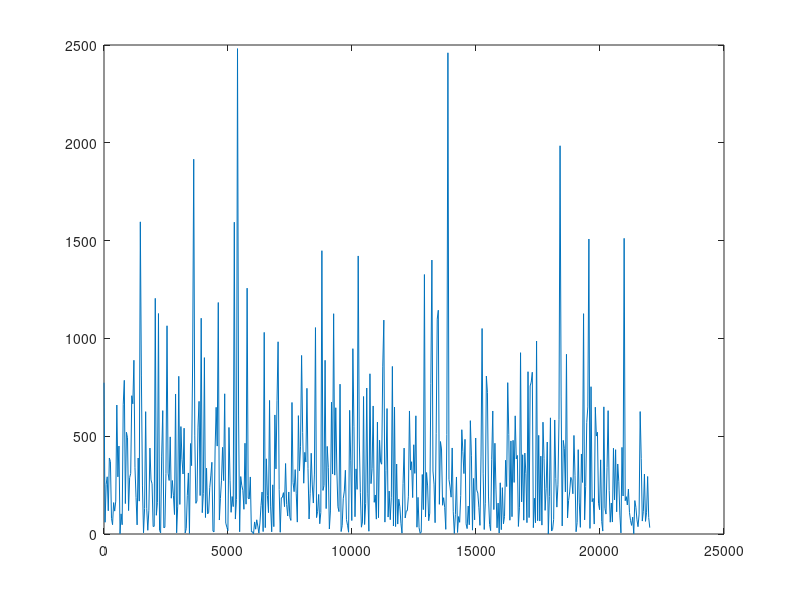

MATLAB code for this plot: (Note: this script raises an error after producing the figure.)
%lowpasswn.m
%commented 10/05/11 (SY)


%make wn file
%length of stimulus.
t=.06
totaltime=0.2
fs=44100
%lowpassfrequency
lopsvl=[4000];

stopvl=[4000 6500]
%tukey ratio
tukratio=.08;
type='stop'
npts=fs*t
rawdata=rand(npts,1)*2-1
stop=0;
low=1;

%analyze wn file
rawdatashort=rawdata(1:1024);
fftout=fft(rawdatashort)
    fftfreqs=0:((44100/2)/(length(rawdatashort)/2)):44100/2;
    fftfreqs=fftfreqs(1:end-1)
    fftout=fftout(1:end/2)
    absout=abs(fftout.^2);
    figure
    plot(fftfreqs, (absout))

    
%now make notch file...THIS LINE 
[b,a]=cheby1(8,1,[lopsvl/(fs/2)],'low')
rawdataflt=filtfilt(b,a,rawdata);

if(stop==1)
    [b,a]=cheby1(8,1,[stopvl/(fs/2)],'stop')
    rawdataflt=filtfilt(b,a,rawdataflt);
end

    %normalize
    mxvl=max(abs(rawdataflt))
    rawdatafltnrm=rawdataflt/(mxvl*1.0001);
    lng=length(rawdataflt);
    tukout=tukeywin(lng,tukratio);
    rawdatafltnrm=rawdatafltnrm.*tukout;
    rawdatafltnrm=[rawdatafltnrm;zeros((totaltime-t)*fs,1)];
    rawdatafltnrm(1)=0;
    %filename=['wn' num2str(t*1000) type num2str(lopsvl(1)) '.wav']
    filename=['wn' num2str(t*1000) type num2str(lopsvl(1)) 'length' num2str(totaltime*1000) '.wav']
    
    wavwrite(rawdatafltnrm,44100,16,filename)
    
    figure; plot((1:totaltime*fs)/fs,rawdatafltnrm);
    
%  %now analyze wnfile played out over silence
%  cbinfile='r58pu68_111207_2022.2.cbin'
%             
%  [cbin,fs]=ReadCbinFile(cbinfile);
%  tstart=1.995
%  cbinshort=cbin(tstart*fs:tstart*fs+2047)
%  fftout=fft(cbinshort)
%     fftfreqs=0:((fs/2)/(length(cbinshort)/2)):fs/2;
%     fftfreqs=fftfreqs(1:end-1)
%     fftout=fftout(1:end/2)
%     absout=abs(fftout.^2);
%     figure
%     plot(fftfreqs, (absout))
%     
%     wncbinfile='r58pu68_111207_2037.167.cbin'
%  [wncbin,fs]=ReadCbinFile(wncbinfile);
%  tstart=5.96
%  wncbinshort=wncbin(tstart*fs:tstart*fs+511)
%  fftout=fft(wncbinshort)
%     fftfreqs=0:((fs/2)/(length(wncbinshort)/2)):fs/2;
%     fftfreqs=fftfreqs(1:end-1)
%     fftout=fftout(1:end/2)
%     absout=abs(fftout.^2);
%     figure
%     plot(fftfreqs, (absout))
%     
%     